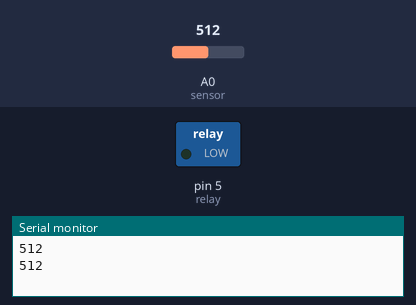
Bench run of a sketch on a simulated Arduino Uno, built with avr-gcc and run on an emulated ATmega328P. On the bench: switched loads named in the sketch (green lamp = pin HIGH), the last lines printed to the serial monitor. The test bench sets the inputs (shaded band); at power-on: A0 (sensor) = 512.

Above: at 1.8 s.
1.9 s: A0 (sensor) set to 643
4.2 s: A0 (sensor) set to 669
At 7.1 s:
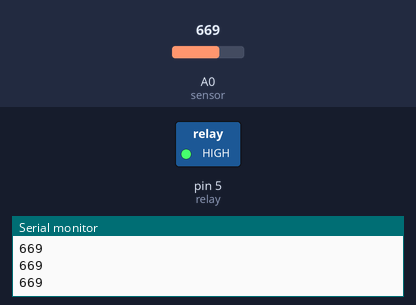
7.5 s: A0 (sensor) set to 650
At 9.4 s:
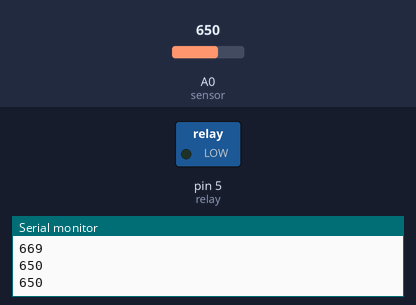
10.5 s: A0 (sensor) set to 670
At 12.9 s:
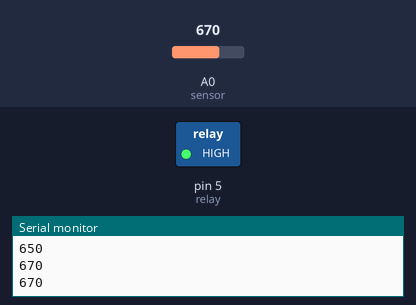
Timing chart, 0 to 14.4 s (numbered marks = the images above; inputs shaded):
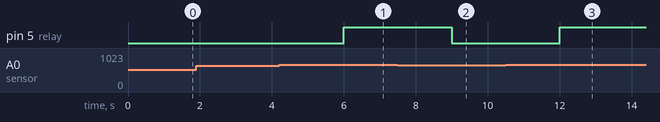

Measured:
- the behaviour switches between 659 and 660 on A0 (sensor) (found by bisection; images 0 and 1)
- after the input at 4.2 s, pin 5 (relay): LOW → HIGH after 1.8 s
- after the input at 7.5 s, pin 5 (relay): HIGH → LOW after 1.5 s
- after the input at 10.5 s, pin 5 (relay): LOW → HIGH after 1.5 s

The sketch:

sencor_en_ldr.ino
```cpp
uint8_t relay = 5;
uint8_t sensor = A0;

void setup() {
  Serial.begin(115200);
  pinMode(relay, OUTPUT);
  pinMode(sensor,INPUT);
}

void loop() {
  int Value = analogRead(sensor);  // Use int instead of boolq2
  Serial.println(Value);
  delay(1000);
 if (Value >= 660) {
    digitalWrite(relay, HIGH);  // Turn the relay on
  } else {
    digitalWrite(relay, LOW);   // Turn the relay off
  }
}
```
